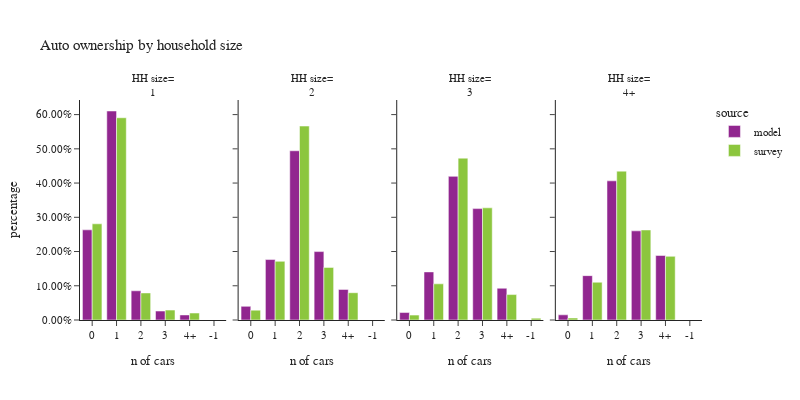

Notebook code for this chart:
### Code cell
plot_auto(hh,'hhsize_simple','household size', 'HH size')

### Figure 1 — Plotly figure (JSON) as saved in the notebook; plotly's stock layout.template omitted (floating-point values rounded to 4 significant figures)
{"data": [{"alignmentgroup": "True", "customdata": [[127143], [294749], [41183], [12603], [7119]], "hovertemplate": "source=model<br>hhsize_simple=1<br>auto_ownership_simple=%{x}<br>percentage=%{y}<br>sample count=%{customdata[0]}<extra></extra>", "legendgroup": "model", "marker": {"color": "#91268F", "pattern": {"shape": ""}}, "name": "model", "offsetgroup": "model", "orientation": "v", "showlegend": true, "textposition": "auto", "type": "bar", "x": ["0", "1", "2", "3", "4+"], "xaxis": "x", "y": [0.2633, 0.6105, 0.0853, 0.0261, 0.01475], "yaxis": "y"}, {"alignmentgroup": "True", "customdata": [[23244], [102929], [288122], [116475], [52098]], "hovertemplate": "source=model<br>hhsize_simple=2<br>auto_ownership_simple=%{x}<br>percentage=%{y}<br>sample count=%{customdata[0]}<extra></extra>", "legendgroup": "model", "marker": {"color": "#91268F", "pattern": {"shape": ""}}, "name": "model", "offsetgroup": "model", "orientation": "v", "showlegend": false, "textposition": "auto", "type": "bar", "x": ["0", "1", "2", "3", "4+"], "xaxis": "x2", "y": [0.03988, 0.1766, 0.4943, 0.1998, 0.08938], "yaxis": "y2"}, {"alignmentgroup": "True", "customdata": [[5939], [38271], [114282], [88626], [25251]], "hovertemplate": "source=model<br>hhsize_simple=3<br>auto_ownership_simple=%{x}<br>percentage=%{y}<br>sample count=%{customdata[0]}<extra></extra>", "legendgroup": "model", "marker": {"color": "#91268F", "pattern": {"shape": ""}}, "name": "model", "offsetgroup": "model", "orientation": "v", "showlegend": false, "textposition": "auto", "type": "bar", "x": ["0", "1", "2", "3", "4+"], "xaxis": "x3", "y": [0.0218, 0.1405, 0.4196, 0.3254, 0.09271], "yaxis": "y3"}, {"alignmentgroup": "True", "customdata": [[6013], [51584], [161809], [103663], [75026]], "hovertemplate": "source=model<br>hhsize_simple=4+<br>auto_ownership_simple=%{x}<br>percentage=%{y}<br>sample count=%{customdata[0]}<extra></extra>", "legendgroup": "model", "marker": {"color": "#91268F", "pattern": {"shape": ""}}, "name": "model", "offsetgroup": "model", "orientation": "v", "showlegend": false, "textposition": "auto", "type": "bar", "x": ["0", "1", "2", "3", "4+"], "xaxis": "x4", "y": [0.0151, 0.1296, 0.4065, 0.2604, 0.1885], "yaxis": "y4"}, {"alignmentgroup": "True", "customdata": [[486], [909], [110], [23], [13]], "hovertemplate": "source=survey<br>hhsize_simple=1<br>auto_ownership_simple=%{x}<br>percentage=%{y}<br>sample count=%{customdata[0]}<extra></extra>", "legendgroup": "survey", "marker": {"color": "#8CC63E", "pattern": {"shape": ""}}, "name": "survey", "offsetgroup": "survey", "orientation": "v", "showlegend": true, "textposition": "auto", "type": "bar", "x": ["0", "1", "2", "3", "4+"], "xaxis": "x", "y": [0.2809, 0.5908, 0.079, 0.02896, 0.02032], "yaxis": "y"}, {"alignmentgroup": "True", "customdata": [[76], [480], [573], [126], [52]], "hovertemplate": "source=survey<br>hhsize_simple=2<br>auto_ownership_simple=%{x}<br>percentage=%{y}<br>sample count=%{customdata[0]}<extra></extra>", "legendgroup": "survey", "marker": {"color": "#8CC63E", "pattern": {"shape": ""}}, "name": "survey", "offsetgroup": "survey", "orientation": "v", "showlegend": false, "textposition": "auto", "type": "bar", "x": ["0", "1", "2", "3", "4+"], "xaxis": "x2", "y": [0.02881, 0.1714, 0.5665, 0.1536, 0.07965], "yaxis": "y2"}, {"alignmentgroup": "True", "customdata": [[1], [6], [109], [162], [55], [19]], "hovertemplate": "source=survey<br>hhsize_simple=3<br>auto_ownership_simple=%{x}<br>percentage=%{y}<br>sample count=%{customdata[0]}<extra></extra>", "legendgroup": "survey", "marker": {"color": "#8CC63E", "pattern": {"shape": ""}}, "name": "survey", "offsetgroup": "survey", "orientation": "v", "showlegend": false, "textposition": "auto", "type": "bar", "x": ["-1", "0", "1", "2", "3", "4+"], "xaxis": "x3", "y": [0.005415, 0.01428, 0.1056, 0.4728, 0.3276, 0.07428], "yaxis": "y3"}, {"alignmentgroup": "True", "customdata": [[4], [77], [189], [64], [34]], "hovertemplate": "source=survey<br>hhsize_simple=4+<br>auto_ownership_simple=%{x}<br>percentage=%{y}<br>sample count=%{customdata[0]}<extra></extra>", "legendgroup": "survey", "marker": {"color": "#8CC63E", "pattern": {"shape": ""}}, "name": "survey", "offsetgroup": "survey", "orientation": "v", "showlegend": false, "textposition": "auto", "type": "bar", "x": ["0", "1", "2", "3", "4+"], "xaxis": "x4", "y": [0.005892, 0.1104, 0.4348, 0.263, 0.1859], "yaxis": "y4"}], "layout": {"annotations": [{"font": {}, "showarrow": false, "text": "HH size=<br>1", "x": 0.1175, "xanchor": "center", "xref": "paper", "y": 1.0, "yanchor": "bottom", "yref": "paper"}, {"font": {}, "showarrow": false, "text": "HH size=<br>2", "x": 0.3725, "xanchor": "center", "xref": "paper", "y": 1.0, "yanchor": "bottom", "yref": "paper"}, {"font": {}, "showarrow": false, "text": "HH size=<br>3", "x": 0.6275, "xanchor": "center", "xref": "paper", "y": 1.0, "yanchor": "bottom", "yref": "paper"}, {"font": {}, "showarrow": false, "text": "HH size=<br>4+", "x": 0.8825, "xanchor": "center", "xref": "paper", "y": 1.0, "yanchor": "bottom", "yref": "paper"}], "barmode": "group", "font": {"size": 11}, "height": 400, "legend": {"title": {"text": "source"}, "tracegroupgap": 0}, "title": {"text": "Auto ownership by household size"}, "width": 800, "xaxis": {"anchor": "y", "domain": [0.0, 0.235], "title": {"text": "n of cars"}}, "xaxis2": {"anchor": "y2", "domain": [0.255, 0.49], "matches": "x", "title": {"text": "n of cars"}}, "xaxis3": {"anchor": "y3", "domain": [0.51, 0.745], "matches": "x", "title": {"text": "n of cars"}}, "xaxis4": {"anchor": "y4", "domain": [0.765, 1.0], "matches": "x", "title": {"text": "n of cars"}}, "yaxis": {"anchor": "x", "domain": [0.0, 1.0], "tickformat": ".2%", "title": {"text": "percentage"}}, "yaxis2": {"anchor": "x2", "domain": [0.0, 1.0], "matches": "y", "showticklabels": false, "tickformat": ".2%"}, "yaxis3": {"anchor": "x3", "domain": [0.0, 1.0], "matches": "y", "showticklabels": false, "tickformat": ".2%"}, "yaxis4": {"anchor": "x4", "domain": [0.0, 1.0], "matches": "y", "showticklabels": false, "tickformat": ".2%"}}}
